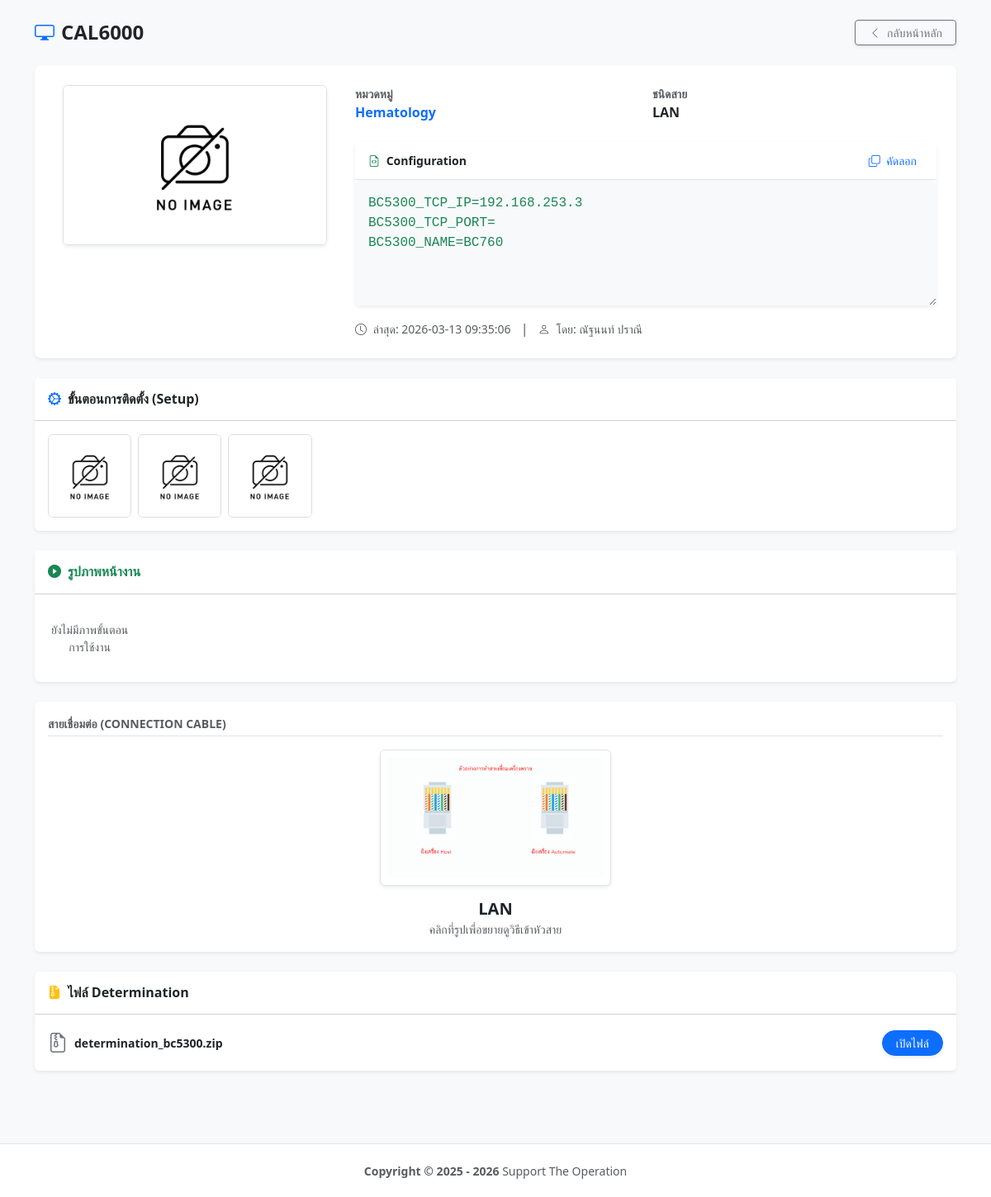
Page /?act=view&id=119 on the committed database.
### tables this page shows
CREATE TABLE `instruments`  (
  `ins_id` int UNSIGNED NOT NULL AUTO_INCREMENT,
  `tmpname` varchar(30) NOT NULL,
  `cable_type_id` int NOT NULL,
  `equipment_image` varchar(50) NULL DEFAULT NULL,
  `config_text` text NULL,
  `created_at` timestamp NOT NULL DEFAULT current_timestamp,
  `created_by` varchar(100) NULL DEFAULT NULL,
  `updated_at` timestamp NULL DEFAULT NULL,
  `updated_by` varchar(50) NULL DEFAULT NULL,
  `live_event` timestamp NULL DEFAULT NULL,
  PRIMARY KEY (`ins_id`) USING BTREE,
  INDEX `cable_type_id`(`cable_type_id` ASC) USING BTREE,
  INDEX `idx_cable`(`cable_type_id` ASC) USING BTREE
);

CREATE TABLE `automate_model`  (
  `atm_model_id` int NOT NULL AUTO_INCREMENT,
  `atm_model_name` varchar(50) NULL DEFAULT '',
  `ref_atm_category_id` int NOT NULL,
  `ref_atm_status_manual_id` int NOT NULL DEFAULT 2 COMMENT '1=มีคู่มือ, 2=ไม่มีคู่มือ, 3=รออบรม',
  `atm_training_date` date NULL DEFAULT NULL COMMENT 'วันอบรบเครื่องตรวจ',
  `atm_training_timestart` time NULL DEFAULT NULL COMMENT 'เวลาเริ่มอบรม',
  `atm_training_timeend` time NULL DEFAULT NULL COMMENT 'เวลาสิ้นสุดอบรบ',
  `atm_model_updatedBy` varchar(50) NULL DEFAULT NULL,
  `atm_model_updatedAt` timestamp NOT NULL DEFAULT current_timestamp ON UPDATE CURRENT_TIMESTAMP,
  `atm_model_updatedEv` timestamp NOT NULL DEFAULT current_timestamp ON UPDATE CURRENT_TIMESTAMP,
  PRIMARY KEY (`atm_model_id`) USING BTREE,
  UNIQUE INDEX `atm_model_name`(`atm_model_name` ASC) USING BTREE
);

CREATE TABLE `automate_category`  (
  `atm_category_id` int NOT NULL AUTO_INCREMENT,
  `atm_category_name` varchar(50) NULL DEFAULT '',
  `atm_category_updatedBy` varchar(50) NULL DEFAULT NULL,
  `atm_category_updatedAt` timestamp NOT NULL DEFAULT current_timestamp ON UPDATE CURRENT_TIMESTAMP,
  `atm_category_updatedEv` timestamp NOT NULL DEFAULT current_timestamp ON UPDATE CURRENT_TIMESTAMP,
  PRIMARY KEY (`atm_category_id`) USING BTREE,
  UNIQUE INDEX `atm_category_name`(`atm_category_name` ASC) USING BTREE
);

CREATE TABLE `instrument_cable_types`  (
  `cable_id` int NOT NULL AUTO_INCREMENT,
  `cable_name` varchar(255) NOT NULL,
  `cable_pic` varchar(255) NULL DEFAULT NULL,
  `cable_is_active` char(1) NOT NULL DEFAULT 'Y',
  PRIMARY KEY (`cable_id`) USING BTREE
);

CREATE TABLE `instrument_setup_images`  (
  `setup_id` int NOT NULL AUTO_INCREMENT,
  `instrument_id` int UNSIGNED NOT NULL,
  `file_name` varchar(255) NOT NULL,
  `sort_order` int NULL DEFAULT 0,
  PRIMARY KEY (`setup_id`) USING BTREE,
  INDEX `instrument_id`(`instrument_id` ASC) USING BTREE,
  INDEX `idx_si_instrument_id`(`instrument_id` ASC) USING BTREE,
  CONSTRAINT `instrument_setup_images_ibfk_1` FOREIGN KEY (`instrument_id`) REFERENCES `instruments` (`ins_id`) ON DELETE RESTRICT ON UPDATE RESTRICT
);

CREATE TABLE `instrument_determination`  (
  `deter_id` int NOT NULL AUTO_INCREMENT,
  `instrument_id` int UNSIGNED NOT NULL,
  `file_name` varchar(255) NOT NULL,
  `original_name` varchar(255) NOT NULL,
  `mime_type` varchar(100) NULL DEFAULT NULL,
  PRIMARY KEY (`deter_id`) USING BTREE,
  INDEX `instrument_id`(`instrument_id` ASC) USING BTREE,
  INDEX `idx_df_instrument_id`(`instrument_id` ASC) USING BTREE,
  CONSTRAINT `instrument_determination_ibfk_1` FOREIGN KEY (`instrument_id`) REFERENCES `instruments` (`ins_id`) ON DELETE RESTRICT ON UPDATE RESTRICT
);

### index.php (called while the page is built, shortened)
<?php
require_once __DIR__ . '/controller.php';

### config/helpers.php (called while the page is built, shortened)
<?php
if (!function_exists('img_src')) {
    function img_src(?string $file): string {
        return BASE_URL . 'assets/imgs/ins_setup/' . rawurlencode($file);
    }
}

### oop/view_instrument.php (the view, shortened to what this page needs)
<?php
require __DIR__ . '/../config/helpers.php';
$conn = db();
$conn->set_charset('utf8mb4');
$ins_id = (int)($_GET['id'] ?? 0);
$stmt = $conn->prepare("
    SELECT
        i.*,
        m.atm_model_name AS name,
        c.atm_category_name AS category_name,
        t.cable_name,
        t.cable_pic
    FROM instruments i
    INNER JOIN automate_model m ON i.ins_id = m.atm_model_id
    INNER JOIN automate_category c ON m.ref_atm_category_id = c.atm_category_id
    LEFT JOIN instrument_cable_types t ON t.cable_id = i.cable_type_id
    WHERE i.ins_id = ?
");
$stmt->bind_param("i", $ins_id);
$stmt->execute();
$item = $stmt->get_result()->fetch_assoc();
$setup = $conn->query("SELECT * FROM instrument_setup_images WHERE instrument_id = $ins_id ORDER BY sort_order ASC");
$run   = $conn->query("SELECT * FROM instrument_run_images WHERE instrument_id = $ins_id ORDER BY sort_order ASC");
$det   = $conn->query("SELECT * FROM instrument_determination WHERE instrument_id = $ins_id");
?>
<!doctype html>
<html lang="th">
<head>
    <?php require_once __DIR__ . '/../config/favicon.php'; ?>
    <link href="https://cdn.jsdelivr.net/npm/bootstrap@5.3.3/dist/css/bootstrap.min.css" rel="stylesheet">
    <link rel="stylesheet" href="https://cdn.jsdelivr.net/npm/bootstrap-icons@1.11.3/font/bootstrap-icons.min.css">
    <link rel="stylesheet" href="https://cdn.jsdelivr.net/npm/@fancyapps/ui@5.0/dist/fancybox/fancybox.css" />
</head>
<body class="bg-light">
<div class="container py-4">
    <div class="d-flex justify-content-between align-items-center mb-4">
        <h4 class="mb-0 fw-bold text-dark">
            <i class="bi bi-display me-2 text-primary"></i><?= htmlspecialchars($item['name']) ?>
        </h4>
        <a href="<?= BASE_URL ?>?act=manual_guide" class="btn btn-outline-secondary btn-sm px-3 shadow-sm">
            <i class="bi bi-chevron-left me-1"></i> กลับหน้าหลัก
        </a>
    </div>
    <div class="card mb-4 shadow-sm border-0 rounded-3">
        <div class="card-body p-3 p-md-4">
            <div class="row g-4">
                <div class="col-md-4 text-center">
                    <img src="<?= img_src($item['equipment_image']) ?>"
                         class="img-fluid rounded border shadow-sm w-100"
                         style="max-width: 320px;"
                         onerror="this.src='<?= BASE_URL ?>assets/imgs/ins_setup/noImage.jpg'">
                </div>
                <div class="col-md-8">
                    <div class="row g-3 mb-4">
                        <div class="col-6">
                            <small class="text-muted d-block text-uppercase small fw-bold">หมวดหมู่</small>
                            <span class="text-primary fw-bold"><?= htmlspecialchars($item['category_name'] ?: 'ไม่ระบุ') ?></span>
                        </div>
                        <div class="col-6">
                            <small class="text-muted d-block text-uppercase small fw-bold">ชนิดสาย</small>
                            <span class="fw-bold"><?= htmlspecialchars($item['cable_name'] ?: 'ไม่ระบุ') ?></span>
                        </div>
                    </div>
                    <div class="card border-0 shadow-sm">
                        <div class="card-header bg-white py-2 d-flex justify-content-between align-items-center border-bottom">
                            <span class="small fw-bold"><i class="bi bi-file-earmark-code me-1 text-success"></i> Configuration</span>
                            <button class="btn btn-sm btn-outline-primary border-0" onclick="copyConfig()" id="btnCopy">
                                <i class="bi bi-copy me-1"></i> คัดลอก
                            </button>
                        </div>
                        <textarea id="configTarget" class="form-control border-0 p-3" rows="5" readonly><?= htmlspecialchars($item['config_text']) ?></textarea>
                    </div>
                    <div class="mt-3">
                        <small class="text-muted"><i class="bi bi-clock me-1"></i> ล่าสุด: <?= htmlspecialchars($item['updated_at'] ?? $item['live_even']) ?></small>
                        <span class="mx-2 text-muted">|</span>
                        <small class="text-muted"><i class="bi bi-person me-1"></i> โดย: <?= htmlspecialchars($item['updated_by'] ?: 'System') ?></small>
                    </div>
                </div>
            </div>
        </div>
    </div>
    <div class="card mb-4 shadow-sm border-0">
        <div class="card-header bg-white py-3">
            <h6 class="mb-0 fw-bold"><i class="bi bi-gear-wide-connected me-2 text-primary"></i>ขั้นตอนการติดตั้ง (Setup)</h6>
        </div>
        <div class="card-body p-3">
            <div class="img-grid">
                <?php if ($setup->num_rows > 0): ?>
                    <?php while($s = $setup->fetch_assoc()): ?>
                        <a href="<?= img_src($s['file_name']) ?>" class="thumb-link" data-fancybox="gallery-setup" data-caption="Setup Step">
                            <img src="<?= img_src($s['file_name']) ?>" onerror="this.src='<?= BASE_URL ?>assets/imgs/ins_setup/noImage.jpg'">
                        </a>
                    <?php endwhile; ?>
                <?php else: ?>
                    <p class="text-center text-muted my-3 small">ยังไม่มีภาพขั้นตอนการติดตั้ง</p>
                <?php endif; ?>
            </div>
        </div>
    </div>
    <div class="card mb-4 shadow-sm border-0">
        <div class="card-header bg-white py-3">
            <h6 class="mb-0 fw-bold text-success"><i class="bi bi-play-circle-fill me-2"></i>รูปภาพหน้างาน</h6>
        </div>
        <div class="card-body p-3">
            <div class="img-grid">
                <?php if ($run->num_rows > 0): ?>
                    <?php while($r = $run->fetch_assoc()): ?>
                        <a href="<?= img_src($r['file_name']) ?>" class="thumb-link" data-fancybox="gallery-run" data-caption="Run Step">
                            <img src="<?= img_src($r['file_name']) ?>" onerror="this.src='<?= BASE_URL ?>assets/imgs/ins_setup/noImage.jpg'">
                        </a>
                    <?php endwhile; ?>
                <?php else: ?>
                    <p class="text-center text-muted my-3 small">ยังไม่มีภาพขั้นตอนการใช้งาน</p>
                <?php endif; ?>
            </div>
        </div>
    </div>
     <div class="card mb-4 shadow-sm border-0">
        <div class="card-body p-3">
            <label class="small text-muted d-block mb-3 fw-bold text-uppercase border-bottom pb-1">สายเชื่อมต่อ (CONNECTION CABLE)</label>
            <div class="text-center">
                <?php if (!empty($item['cable_pic'])): ?>
                    <a href="<?= BASE_URL ?>assets/imgs/<?= htmlspecialchars($item['cable_pic']) ?>"
                       data-fancybox="gallery-cable"
                       data-caption="สายเชื่อมต่อ: <?= htmlspecialchars($item['cable_name']) ?>">
                        <img src="<?= BASE_URL ?>assets/imgs/<?= htmlspecialchars($item['cable_pic']) ?>"
                             class="img-fluid rounded border bg-white p-2 shadow-sm"
                             style="width: 100%; max-width: 280px; height: auto; object-fit: contain; cursor: zoom-in;"
                             onerror="this.src='<?= BASE_URL ?>assets/imgs/ins_setup/noImage.jpg'">
                    </a>
                <?php endif; ?>
                <div class="mt-3">
                    <h5 class="fw-bold text-dark mb-0"><?= htmlspecialchars($item['cable_name'] ?: 'ไม่ระบุ') ?></h5>
                    <small class="text-muted">คลิกที่รูปเพื่อขยายดูวิธีเข้าหัวสาย</small>
                </div>
            </div>
        </div>
    </div>
    <div class="card mb-4 shadow-sm border-0 overflow-hidden">
        <div class="card-header bg-white py-3">
            <h6 class="mb-0 fw-bold"><i class="bi bi-file-earmark-zip-fill me-2 text-warning"></i>ไฟล์ Determination</h6>
        </div>
        <div class="card-body p-0">
            <div class="list-group list-group-flush">
                <?php if ($det->num_rows > 0): ?>
                    <?php while($d = $det->fetch_assoc()): ?>
                        <div class="list-group-item d-flex justify-content-between align-items-center py-3">
                            <span class="text-dark d-flex align-items-center text-truncate me-2">
                                <i class="bi bi-file-earmark-zip fs-4 text-secondary me-2"></i>
                                <span class="text-truncate small fw-bold"><?= htmlspecialchars($d['original_name']) ?></span>
                            </span>
                            <a href="<?= BASE_URL ?>assets/files/determination/<?= $d['file_name'] ?>"
                               class="btn btn-sm btn-primary px-3 shadow-sm rounded-pill" target="_blank">เปิดไฟล์</a>
                        </div>
                    <?php endwhile; ?>
                <?php else: ?>
                    <div class="p-4 text-center text-muted small">ยังไม่มีไฟล์เอกสารในระบบ</div>
                <?php endif; ?>
            </div>
        </div>
    </div>
</div>
<footer class="main-footer">
    <div class="container text-center text-muted">
        <small><strong>Copyright © 2025 - <?= date('Y') ?></strong> Support The Operation</small>
    </div>
</footer>
</body>
</html>

### oop/view_instrument.php (style rules this page uses)
.img-grid { display: grid; grid-template-columns: repeat(auto-fill, minmax(100px, 1fr)); gap: 8px; }
.img-grid img { width: 100%; aspect-ratio: 1/1; object-fit: cover; border-radius: 6px; border: 1px solid #ddd; transition: 0.2s; }
.main-footer { padding: 20px 0; background: #fff; border-top: 1px solid #dee2e6; margin-top: 40px; }
textarea#configTarget { background-color: #f8f9fa !important; color: #198754 !important; font-family: 'Courier New', Courier, monospace; }

### rows in the picture
instruments: automate_model.atm_model_name "CAL6000", automate_category.atm_category_name "Hematology", instrument_cable_types.cable_name "LAN", config_text "BC5300_TCP_IP=192.168.253.3 BC5300_TCP_PORT= BC5300_NAME=BC760", updated_at "2026-03-13 09:35:06", updated_by "ณัฐนนท์ ปราณี", instrument_cable_types.cable_pic (picture)
instrument_determination: original_name "determination_bc5300.zip"
